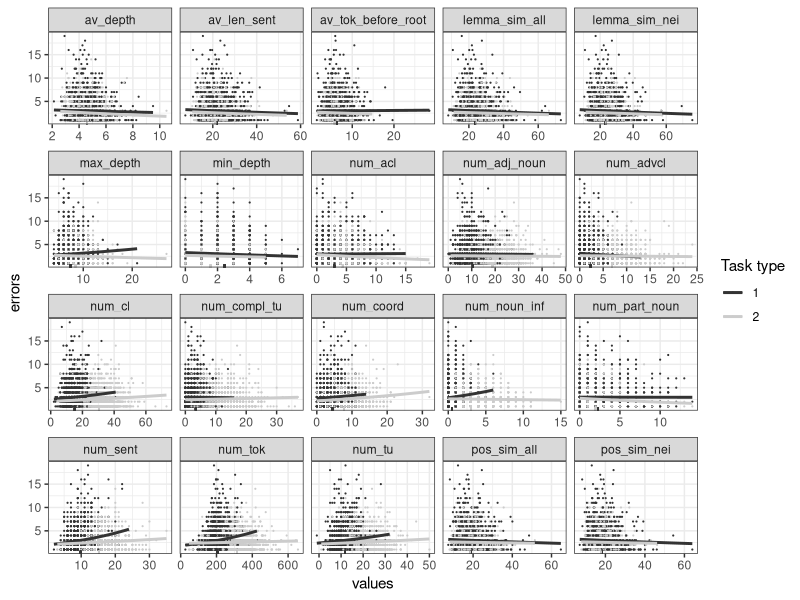
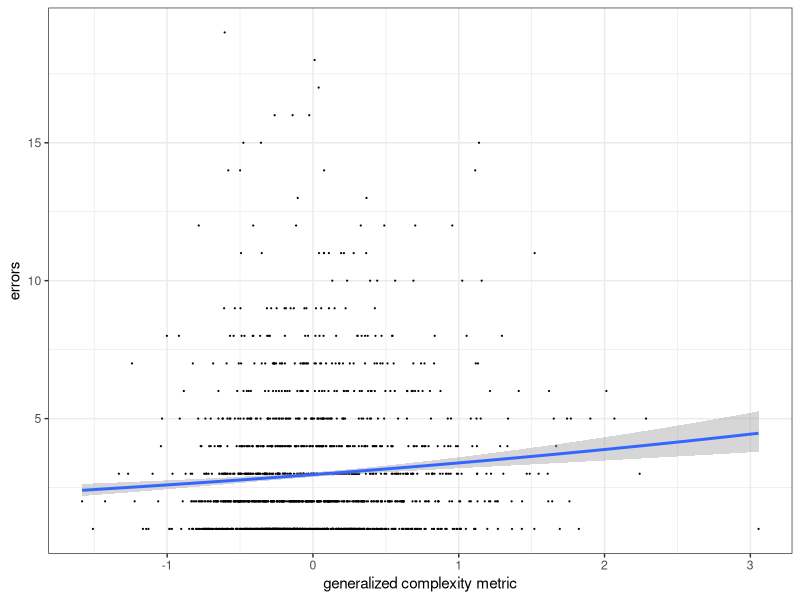
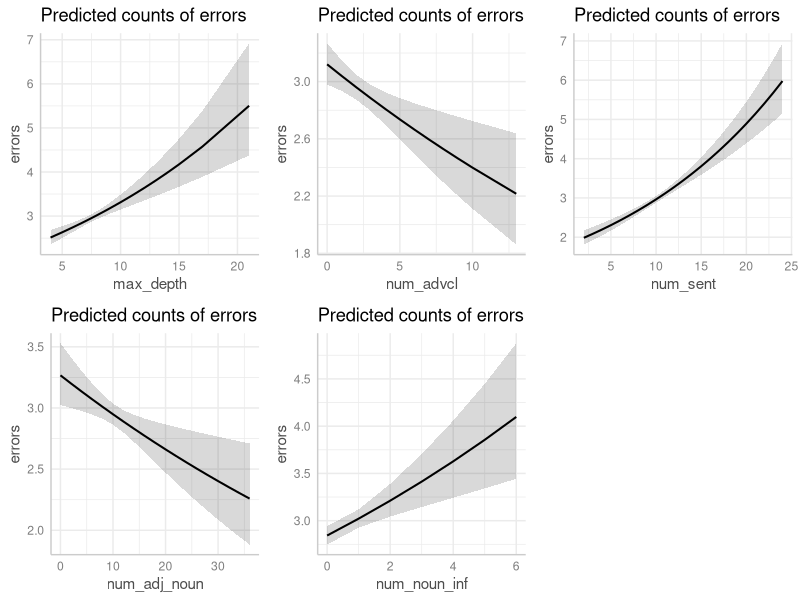
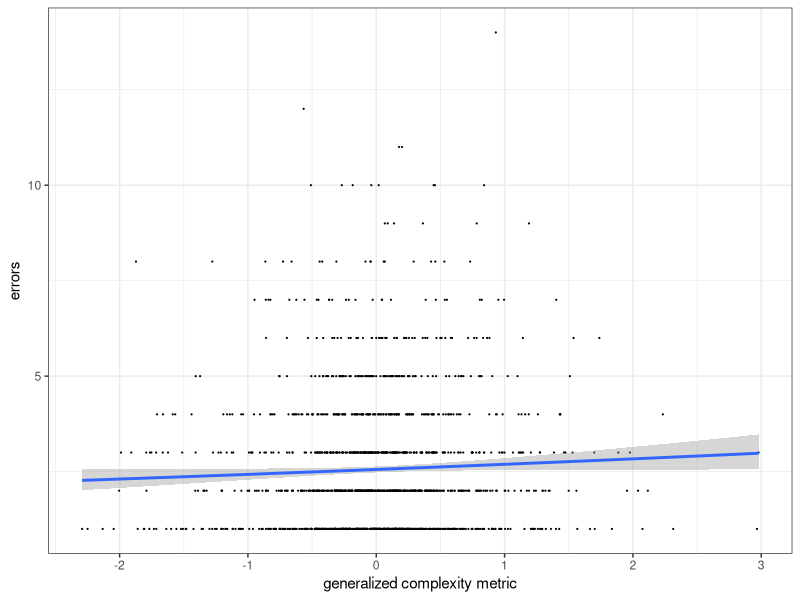
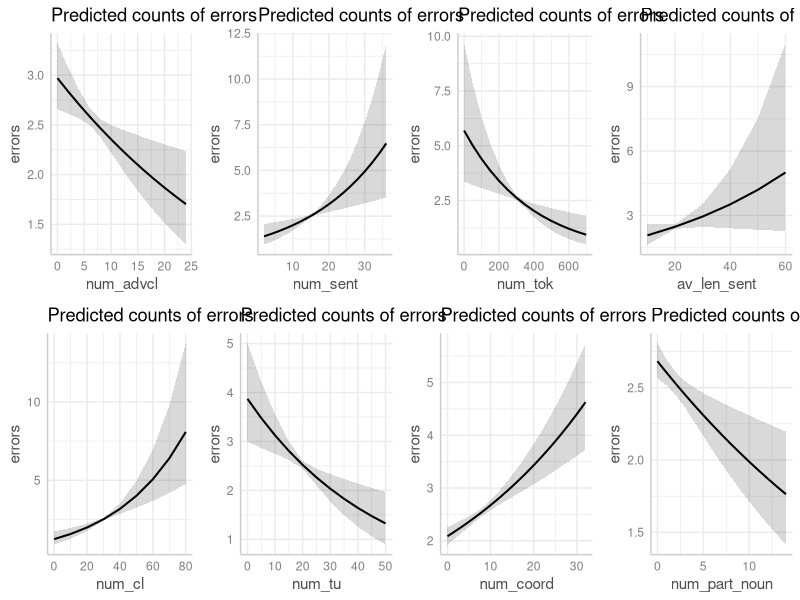
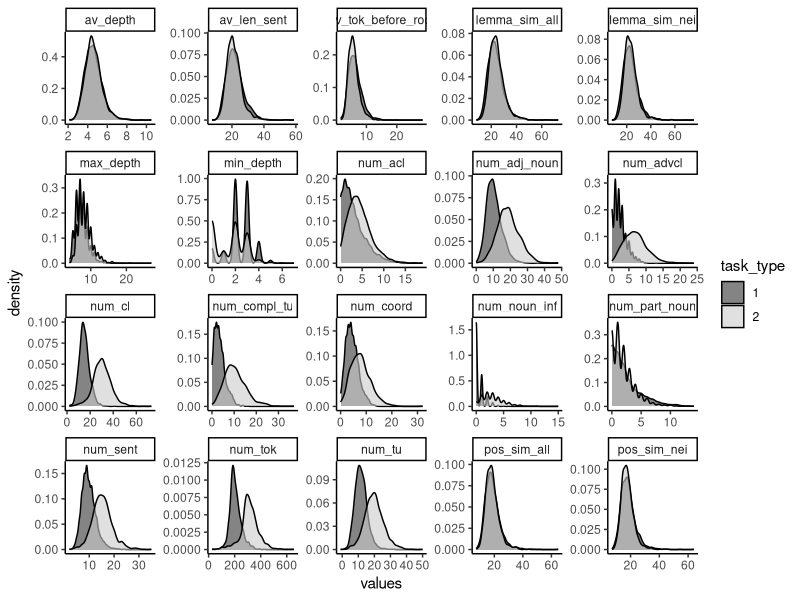
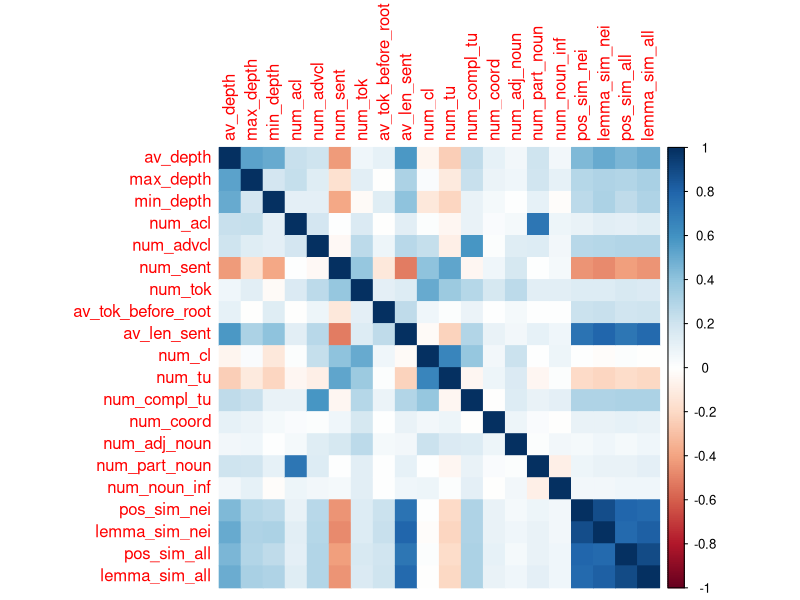
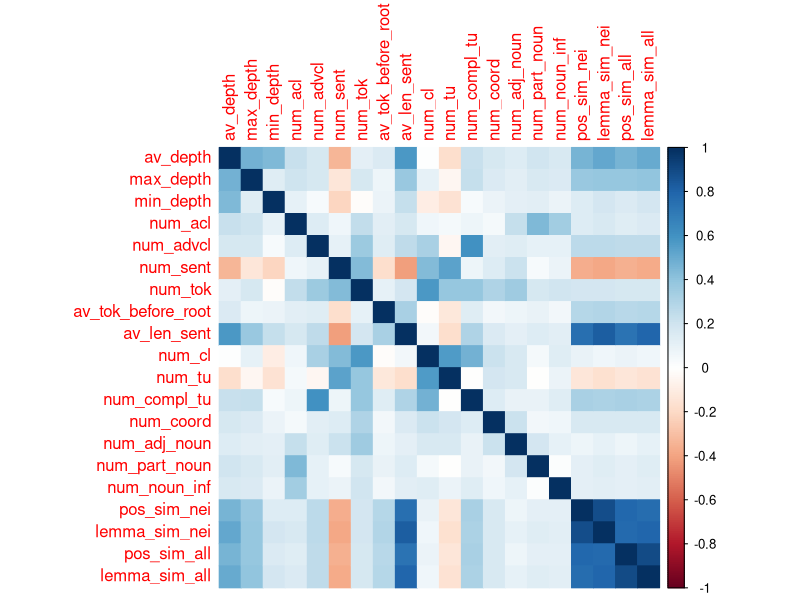

Here is the R script that generated these plots, in order: (Note: this script raises an error after producing the figures.)
#library(magrittr)
#library(dplyr)
library(tidyverse)
#library(ggplot2)

# The relationship between the number of syntactic errors and the values of the syntactic complexity metrics, colored by task type
df <- read_csv("data.csv")
df %>% 
  mutate(task_type = str_extract(name, "[12].txt"),
         task_type = str_remove(task_type, ".txt")) %>% 
  pivot_longer(names_to = "syntactic_complexity", values_to = "values", av_depth:lemma_sim_all) %>% 
  group_by(syntactic_complexity, task_type) %>% 
  mutate(average = mean(values)) %>% 
  ggplot(aes(values, errors, color = task_type))+
  geom_point(size = 0.1)+
  labs(col = "Task type") +
  geom_smooth(method = "glm", 
              method.args = list(family = poisson), 
              aes(group = task_type), se = FALSE)+
  geom_rug(aes(x = average), sides = "b")+
  facet_wrap(~syntactic_complexity, scales = "free_x")+
  scale_colour_grey() +
  theme_bw()

ggsave("figure_7.png", device = "png", width = 9, height = 7)

# FOR TYPE 1 ESSAYS
df1 <- read_csv("data_1.csv")
colnames(df1)
M1 <- glm(errors ~ ., 
          family =  "poisson", 
          data =  df1[,-c(1, 22, 24)]) # remove id, type and name columns
summary(M1)
# Find aliases (linearly dependent terms)
alias(glm(errors ~ ., family =  "poisson", data =  df1[,-c(1, 22, 24)])) # We need to remove the num_compl_tu variable
M1 <- glm(errors ~ ., family =  "poisson", data =  df1[,-c(1, 22, 24, 13)])
summary(M1)
# Calculate the variation inflation factors of all predictors
car::vif(M1) # Remove pos_sim_nei, lemma_sim_nei, pos_sim_all, lemma_sim_all
M1 <- glm(errors ~ ., family =  "poisson", data =  df1[,-c(1, 22, 24, 13, 18:21)])
summary(M1)
# Choose the variables satisfying CI
data_result <- df1 %>% select("max_depth", "num_advcl" , "num_sent" , "num_adj_noun" , "num_noun_inf")
data_result
# Scale the data
scaled_data <- data_result %>%
  mutate(across(everything(), scale))
# scaled_data <- data_result %>% mutate_at(c("max_depth",
#                                            "num_advcl",
#                                            "num_sent",
#                                            "num_adj_noun",
#                                            "num_noun_inf"), scale)
scaled_data
# Take the average for each row for the selected metrics
rowMeans(scaled_data)
df1$mean_value <- rowMeans(scaled_data)
# The relationship between the number of errors and the average of the transformed metrics
df1 %>%
  ggplot(aes(mean_value, errors))+
  geom_point(size = 0.1)+
  xlab("generalized complexity metric") +
  geom_smooth(method = "glm", 
              method.args = list(family = poisson),
              se = TRUE)+
  theme_bw()

ggsave("figure_2_type1.png", device = "png", width = 9, height = 7)

# The relationship between the number of syntactic errors and the values of syntactic complexity metrics separately
df1 %>% 
  select("max_depth", "num_advcl" , "num_sent" , "num_adj_noun" , "num_noun_inf", "errors") %>% 
  glm(errors ~ ., 
      family =  "poisson", 
      data = .) ->
  final_fit
summary(final_fit)
library(ggeffects)
p <- ggpredict(final_fit) %>% 
  plot()
library(ggpubr)
ggarrange(p[[1]], p[[2]], p[[3]],p[[4]], p[[5]])

ggsave("figure_4_type1.png", device = "png", width = 9, height = 7)

#FOR TYPE 2 ESSAYS
df2 <- read_csv("data_2.csv")
colnames(df2)
M2 <- glm(errors ~ ., 
          family =  "poisson", 
          data =  df2[,-c(1, 22, 24)]) 
summary(M2)
# Find aliases (linearly dependent terms)
alias(glm(errors ~ ., family =  "poisson", data =  df2[,-c(1, 22, 24)])) # We need to remove the num_compl_tu variable
M2 <- glm(errors ~ ., family =  "poisson", data =  df2[,-c(1, 22, 24, 13)])
summary(M2)
# Calculate the variation inflation factors of all predictors
car::vif(M2)
M2 <- glm(errors ~ ., family =  "poisson", data =  df2[,-c(1, 22, 24, 13, 18:21)])
summary(M2)
# Choose the variables satisfying CI
data_result <- df2 %>% select("num_advcl" , "num_sent" , "num_tok", "av_len_sent", "num_cl", "num_tu" , "num_coord" , "num_part_noun")
data_result
# Scale the data
scaled_data <- data_result %>% mutate_at(c("num_advcl" , "num_sent" , "num_tok", "av_len_sent", "num_cl", "num_tu" , "num_coord" , "num_part_noun"), scale)
scaled_data
# Take the average for each row for the selected metrics
rowMeans(scaled_data)
df2$mean_value <- rowMeans(scaled_data)
# The relationship between the number of errors and the average of the transformed metrics
df2 %>%
  ggplot(aes(mean_value, errors))+
  geom_point(size = 0.1)+
  xlab("generalized complexity metric") +
  geom_smooth(method = "glm", 
              method.args = list(family = poisson),
              se = TRUE)+
  theme_bw()

ggsave("figure_3_type2.png", device = "png", width = 9, height = 7)

# The relationship between the number of syntactic errors and the values of syntactic complexity metrics separately
df2 %>% 
  select("num_advcl" , "num_sent" , "num_tok", "av_len_sent", "num_cl", "num_tu" , "num_coord" , "num_part_noun", "errors") %>% 
  glm(errors ~ ., 
      family =  "poisson", 
      data = .) ->
  final_fit
summary(final_fit)
library(ggeffects)
ggpredict(final_fit) %>% 
  plot() ->
  p
library(ggpubr)
ggarrange(p[[1]], p[[2]], p[[3]], p[[4]], p[[5]], p[[6]], p[[7]], p[[8]], ncol=4, nrow=2)

ggsave("figure_5_type2.png", device = "png", width = 9, height = 7)

# The density distribution of syntactic complexity metrics for two types of essays 
df_all <- df %>% 
  mutate(task_type = str_extract(name, "[12].txt"), 
         task_type = str_remove(task_type, ".txt")) %>% 
  pivot_longer(names_to = "syntactic_complexity", values_to = "values", av_depth:lemma_sim_all) %>% 
  group_by(syntactic_complexity, task_type) %>% 
  mutate(average = mean(values)) 
ggp2 <- ggplot(df_all, aes(x = values, fill=task_type)) + # Draw each column as density 
  geom_density(alpha=0.6) + 
  facet_wrap(~ syntactic_complexity, scales = "free")+ 
  scale_fill_grey() + theme_classic() 
ggp2 

ggsave("figure_6.png", device = "png", width = 9, height = 7) 

# Kendall rank correlation coefficients across Task 1 essays
library(corrplot) 
df1 = read_csv("data_1.csv") 
cc = cor(df1[, 2:21], method = "kendal") 
ggp2 <- corrplot(cc, method = "color")
ggp2 

ggsave("figure_8_type1.png", device = "png", width = 9, height = 7) 

# Kendall rank correlation coefficients across Task 2 essays
df2 = read_csv("data_2.csv") 
cc = cor(df2[, 2:21], method = "kendal") 
ggp2 <- corrplot(cc, method = "color")
ggp2 

ggsave("figure_9_type2.png", device = "png", width = 9, height = 7) 

# The mean value of syntactic complexity metrics by quantiles for two types of essays
pd <- position_dodge(.15)
ggp2 <- ggplot(error_bars, aes(x=quantile, y=mean, group=type, color=type)) + 
  geom_line(position = pd) +
  geom_point(position = pd)+
  geom_errorbar(aes(ymin=mean-sd, ymax=mean+sd), width=.2,
                position=pd) +
  facet_wrap(~ feature, scales = "free") +
  scale_colour_grey() +
  theme_linedraw()

ggp2
ggsave("figure_1.png", device = "png", width = 9, height = 7) 
